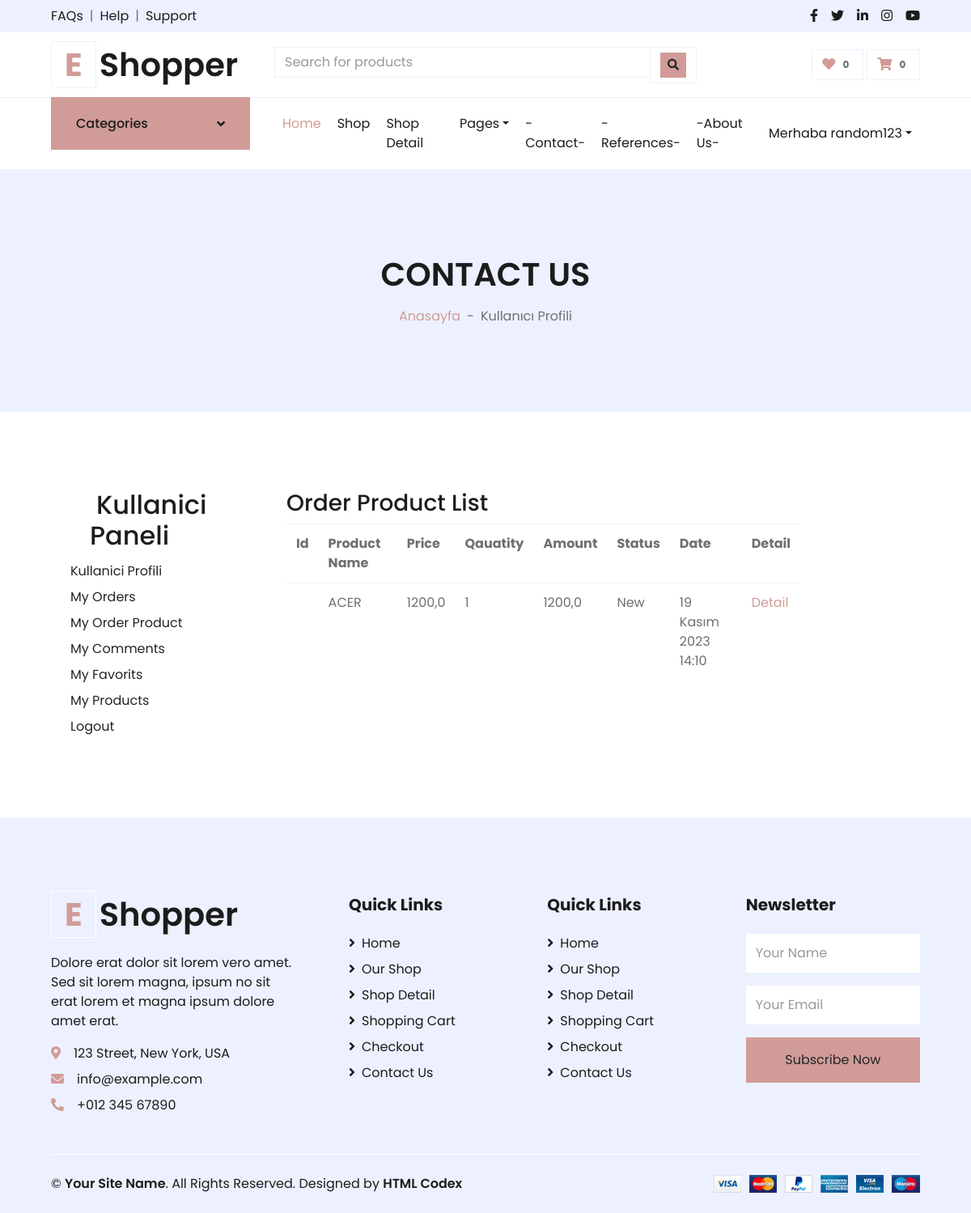
The app's page /user/orders_product/ (signed in) with its own data.
### order/models.py (models this page shows, shortened)
class OrderProduct(models.Model):
    STATUS = (
        ('New', 'New'),
        ('Accepted', 'Accepted'),
        ('Canceled', 'Canceled'),
    )
    order = models.ForeignKey(Order, on_delete=models.CASCADE)
    user = models.ForeignKey(User, on_delete=models.CASCADE)
    product = models.ForeignKey(Product, on_delete=models.CASCADE)
    quantity = models.IntegerField()
    price = models.FloatField()
    amount = models.FloatField()
    status = models.CharField(max_length=10, choices=STATUS, default='New')
    create_at = models.DateTimeField(auto_now_add=True)
    update_at = models.DateTimeField(auto_now=True)

### product/models.py (models this page shows, shortened)
class Product(models.Model):
    STATUS = (('True', 'Evet'),
            ('False', 'Hayir'), )
    category = models.ForeignKey(Category, on_delete=models.CASCADE) #many to one relation with Category
    title = models.CharField(max_length=150)
    keywords = models.CharField(max_length=255)
    description = models.TextField(max_length=255)
    image = models.ImageField(blank=True, upload_to='images/')
    price= models.FloatField()
    amount = models.IntegerField(default=0)
    detail = models.TextField()
    status = models.CharField(max_length=10,choices=STATUS)
    slug = models.SlugField()
    create_at = models.DateTimeField(auto_now_add=True)
    update_at = models.DateTimeField(auto_now=True)
    def category_tag(self):
        return self.category
    category_tag.short_description = "Kategori"
    def image_tag(self):
        return mark_safe('<img src="{}" height="50"/>'.format(self.image.url))
    image_tag.short_description = 'Image'

### user/views.py (the view)
# urls.py: path('orders_product/', views.user_order_product, name='user_order_product'),
@login_required(login_url='/login') # Check login
def user_order_product(request):
    current_user = request.user
    order_product = OrderProduct.objects.filter(user_id=current_user.id).order_by('-id')
    context = {'order_product': order_product }
    return render(request, 'user_order_products.html', context)

### home/context_processor.py (called while the page is built)
def category(request):
    return {'category': Category.objects.all()}

def setting(request):
    return {'setting': Setting.objects.all()}

### user/templates/user_order_products.html (shortened to what this page needs)
{% extends 'homebase.html' %}
{% block sidebar %} {% include 'sidebar.html' %}  {% endblock %}
{% block body %}
    <div class="container-fluid bg-secondary mb-5">
        <div class="d-flex flex-column align-items-center justify-content-center" style="min-height: 300px">
            <h1 class="font-weight-semi-bold text-uppercase mb-3">Contact Us</h1>
            <div class="d-inline-flex">
                <p class="m-0"><a href="/">Anasayfa</a></p>
                <p class="m-0 px-2">-</p>
                <p class="m-0">Kullanıcı Profili</p>
            </div>
        </div>
    </div>
    <div class="container-fluid pt-5">
        <div class="row px-xl-5">
            {% include 'user_panel.html' %}
                       <div class="col-lg-9 table-responsive mb-5">
                        <div class="col-md-10">
                    <div class="order-summary clearfix">
                        <div>
                            <h3 class="title">Order Product List</h3>
                        </div>
                        <table class="shopping-cart-table table">
                            <tr>
                                <th class="text-left">Id </th>
                                <th class="text-left">Product Name </th>
                                <th class="text-left">Price </th>
                                <th class="text-left">Qauatity </th>
                                <th class="text-left">Amount </th>
                                <th class="text-left">Status </th>
                                <th class="text-left">Date </th>
                                <th class="text-left">Detail </th>
                            </tr>
                            {% for rs in order_product %}
                                <tr>
                                    <td class="text-left">
                                    </td>
                                    <td>{{ rs.product.title}} {{ rs.variant.size }}   {{ rs.variant.color }}</td>
                                    <td class="text-left">{{ rs.price}} </td>
                                    <td class="text-left">{{ rs.quantity}} </td>
                                    <td class="text-left">{{ rs.amount}} </td>
                                    <td class="text-left">{{ rs.status}} </td>
                                    <td class="text-left">{{ rs.create_at}} </td>
                                    <td class="text-left"><a class="primary-btn" href="/user/order_product_detail/{{ rs.id }}/{{ rs.order.id}}"> Detail </a></td>
                                </tr>
                            {% endfor %}
                        </table>
                    </div>
                </div>
            </div>
        </div>
    </div>
 {% endblock %}

### home/templates/sidebar.html (shortened to what this page needs)
{% load static %}
    {% if page == 'home' %}
    <div class="container-fluid mb-5">
        {% else %}
    <div class="container-fluid">
    {% endif %}
        <div class="row border-top px-xl-5">
            <div class="col-lg-3 d-none d-lg-block">
                <a class="btn shadow-none d-flex align-items-center justify-content-between bg-primary text-white w-100" data-toggle="collapse" href="#navbar-vertical" style="height: 65px; margin-top: -1px; padding: 0 30px;">
                    <h6 class="m-0">Categories</h6>
                    <i class="fa fa-angle-down text-dark"></i>
                </a>
                        {% load mptt_tags %}
            </div>
            <div class="col-lg-9">
                <nav class="navbar navbar-expand-lg bg-light navbar-light py-3 py-lg-0 px-0">
                    <div class="collapse navbar-collapse justify-content-between" id="navbarCollapse">
                        <div class="navbar-nav mr-auto py-0">
                            <a href="/home" class="nav-item nav-link active">Home</a>
                            <a href="/shop" class="nav-item nav-link">Shop</a>
                            <a href="/detail" class="nav-item nav-link">Shop Detail</a>
                            <div class="nav-item dropdown">
                                <a href="#" class="nav-link dropdown-toggle" data-toggle="dropdown">Pages</a>
                            </div>
                            <a href="/iletisim" class="nav-item nav-link">-Contact-</a>
                            <a href="/referanslar" class="nav-item nav-link">-References-</a>
                            <a href="/hakkimizda" class="nav-item nav-link">-About Us-</a>
                        </div>
                        <div class="navbar-nav ml-auto py-0">
                            {%  if user.id is not None %}
                            <div class="nav-item dropdown">
                                <a href="#" class="nav-link dropdown-toggle" data-toggle="dropdown"> Merhaba {{ user.username }}</a>
                            </div>
                                {% else %}
                                <a href="/login" class="nav-item nav-link">Login</a>
                                <a href="/signup" class="nav-item nav-link">Signup</a>
                            {% endif %}
                        </div>
                    </div>
                </nav>
            </div>
        </div>
    </div>

### records on screen
OrderProduct: product "ACER", price "1200,0", quantity "1", amount "1200,0", status "New", create_at "19 Kasım 2023 14:10"

### other values on screen
{{ user.username }} "random123"
